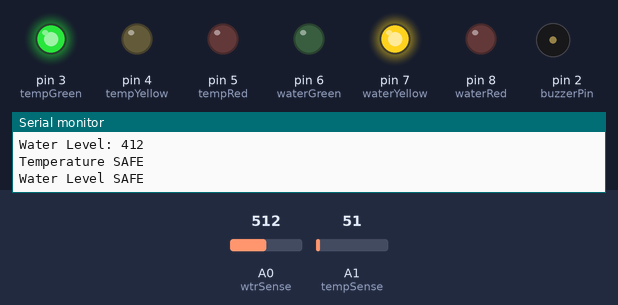
The sketch below on a simulated Arduino Uno, built with avr-gcc and run on an emulated ATmega328P. On the bench: output pins drawn as LEDs (lit = HIGH), buzzer (waves = sounding), the last lines printed to the serial monitor. Inputs (shaded band) come from the test bench; at power-on: A0 (wtrSense) = 512, A1 (tempSense) = 51.

Above: at 1.8 s.
1.9 s: A0 (wtrSense) set to 415
3.4 s: A0 (wtrSense) set to 386
At 4.9 s:
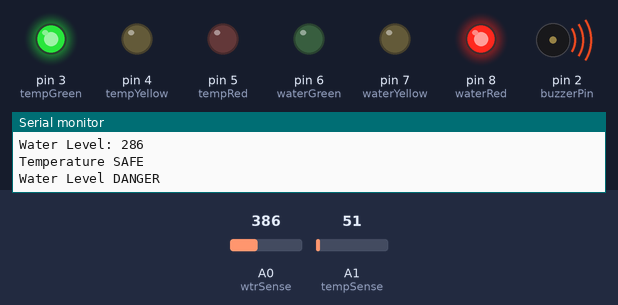
7.5 s: A0 (wtrSense) set to 716
At 8.6 s:
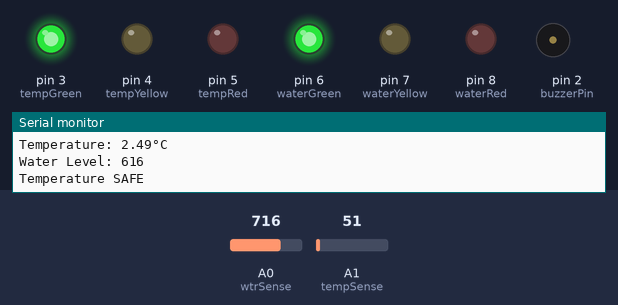
9.6 s: A0 (wtrSense) set to 688
At 10.7 s:
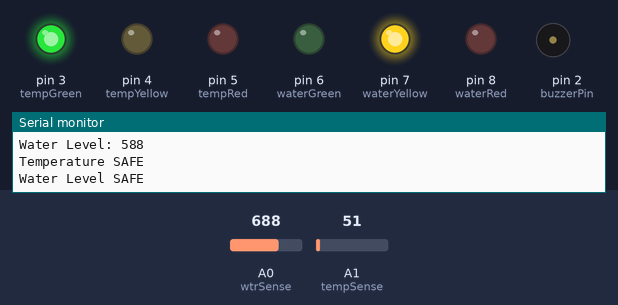
11.6 s: A0 (wtrSense) set to 900
At 12.8 s:
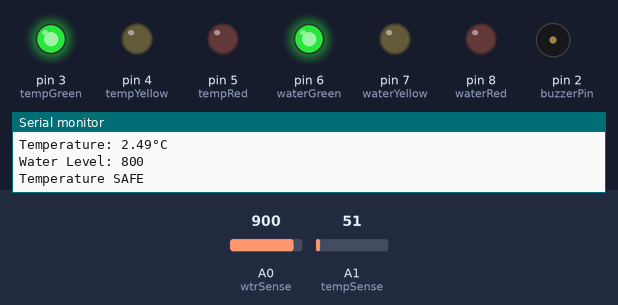
Timing chart, 0 to 14.6 s (numbered marks = the images above; inputs shaded):
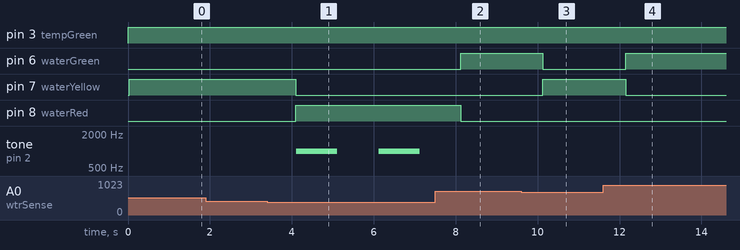

The sketch:

PT2-T2.ino
```cpp
// Sensor Pins
int wtrSense = A0; // Analog pin for water level sensor
int tempSense = A1; // Analog pin for temperature sensor

// Sensor Values
int wtrVal = 0;  // Stores water level sensor reading
int tempVal = 0; // Stores temperature sensor reading

// Buzzer Pin
const int buzzerPin = 2; // Sets buzzer to pin 2

// Temperature LED Pins
const int tempGreen = 3;  // Green LED for safe temperature
const int tempYellow = 4; // Yellow LED for caution
const int tempRed = 5;    // Red LED for danger

// Water Level LED Pins
const int waterGreen = 6;  // Green LED for safe water level
const int waterYellow = 7; // Yellow LED for caution
const int waterRed = 8;    // Red LED for danger

void setup() {
    Serial.begin(9600); // Initialize serial communication
    Serial.println("Initializing water level sensor"); // Prints "Initializing water level sensor"

    // Set LED and buzzerPin pins as OUTPUT
    pinMode(tempGreen, OUTPUT); // sets pin 3 to output
    pinMode(tempYellow, OUTPUT); // sets pin 4 to output
    pinMode(tempRed, OUTPUT); // sets pin 5 to output
    pinMode(waterGreen, OUTPUT); // sets pin 6 to output
    pinMode(waterYellow, OUTPUT); // sets pin 7 to output
    pinMode(waterRed, OUTPUT); // sets pin 8 to output

    // Buzzer
    pinMode(buzzerPin, OUTPUT); // sets pin 2 to output
}

// Function to read temperature
void readTemperature() {
    float tempVal = analogRead(tempSense) * (5.0 / 102.3); // Convert analog value to temperature and multiplies scale factor
    Serial.print("Temperature: "); // Prints "Temperature: "
    Serial.print(tempVal); // Prints temperature
    Serial.println("°C"); // Prints degrees celsius
}

// Function to read water level
void readWaterLevel() {
    wtrVal = analogRead(wtrSense) - 100; // Read water level sensor value then subtracts offset
    Serial.print("Water Level: "); // Prints "Water Level: "
    Serial.println(wtrVal); // Prints water level
}

// Function for temperature alert
void temperatureAlert() {
    if (tempVal < 30) { // Check if temperature is safe
        digitalWrite(tempGreen, HIGH); // Turns on green temperature LED
        digitalWrite(tempYellow, LOW); // Turns off yellow temperature LED
        digitalWrite(tempRed, LOW); // Turns off red temperature LED
        Serial.println("Temperature SAFE"); // Prints "Temperature SAFE"
    } else if (tempVal >= 30 && tempVal <= 35) { // Check if temperature is moderate
        digitalWrite(tempYellow, HIGH); // Turns on yellow temperature LED
        digitalWrite(tempGreen, LOW); // Turns off green temperature LED
        digitalWrite(tempRed, LOW); // Turns off red temperature LED
        Serial.println("Temperature CAUTION"); // Prints "Temperature CAUTION"
    } else { // If none of the above are true
        digitalWrite(tempRed, HIGH); // Turns on red temperature LED
        digitalWrite(tempYellow, LOW); // Turns off yellow temperature LED
        digitalWrite(tempGreen, LOW); // Turns off green temperature LED
        Serial.println("Temperature DANGER"); // Prints "Temperature DANGER"

        // Buzzer alert
        tone(buzzerPin, 1000); // Turn buzzerPin on at 1000 Hz
        delay(1000); // Pause for 1 second
        noTone(buzzerPin); // Turn buzzerPin off
    }
}

// Function for water level alert
void waterLevelAlert() {
    if (wtrVal < 300) { // Check if water level is low or none
        digitalWrite(waterRed, HIGH); // Turns on red water LED
        digitalWrite(waterYellow, LOW); // Turns off yellow water LED
        digitalWrite(waterGreen, LOW); // Turns off green water LED
        Serial.println("Water Level DANGER"); // Prints "Water Level DANGER"

        // Buzzer alert
        tone(buzzerPin, 1000); // Turn buzzerPin on at 1000 Hz
        delay(1000); // Pause for 1 second
        noTone(buzzerPin); // Turn buzzerPin off
    } else if (wtrVal >= 300 && wtrVal <= 600) { // Check if water level is moderate
        digitalWrite(waterYellow, HIGH); // Turns on yellow water LED
        digitalWrite(waterGreen, LOW); // Turns off green water LED
        digitalWrite(waterRed, LOW); // Turns off red water LED
        Serial.println("Water Level SAFE"); // Prints "Water Level SAFE"
    } else { // Check if water level is high
        digitalWrite(waterGreen, HIGH); // Turns on green water LED
        digitalWrite(waterYellow, LOW); // Turns off yellow water LED
        digitalWrite(waterRed, LOW); // Turns off red water LED
    }
}

void loop() {
    readTemperature(); // Read and display temperature
    readWaterLevel(); // Read and display water level
    temperatureAlert(); // Check and indicate temperature status
    waterLevelAlert(); // Check and indicate water level status

    delay(1000); // Wait 1 second before next reading
    Serial.println(" ");
}
```

Measured:
- the behaviour switches between 400 and 399 on A0 (wtrSense) (found by bisection; images 0 and 1)
- the behaviour switches between 701 and 700 on A0 (wtrSense) (found by bisection; images 2 and 3)
- after the input at 3.4 s, pin 7 (waterYellow): HIGH → LOW after 0.69 s; pin 8 (waterRed): LOW → HIGH after 0.69 s; tone on pin 2 (buzzerPin): alternates 1000 Hz for 1.0 s and silent for 1.0 s, starting after 0.71 s
- after the input at 7.5 s, pin 6 (waterGreen): LOW → HIGH after 0.62 s; pin 8 (waterRed): HIGH → LOW after 0.62 s; tone on pin 2 (buzzerPin): stays silent (without the input it goes to 1000 Hz after 0.64 s)
- after the input at 9.6 s, pin 6 (waterGreen): HIGH → LOW after 0.53 s; pin 7 (waterYellow): LOW → HIGH after 0.53 s
- after the input at 11.6 s, pin 6 (waterGreen): LOW → HIGH after 0.56 s; pin 7 (waterYellow): HIGH → LOW after 0.56 s
